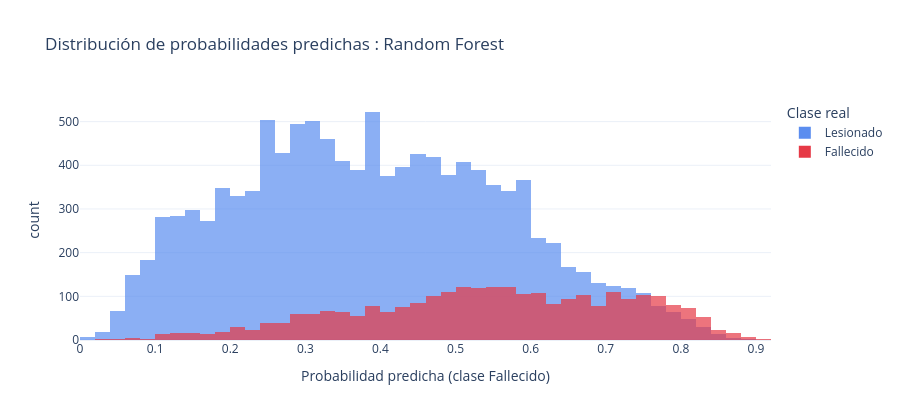

The notebook cell saved with this chart:
### Markdown cell above
### Hallazgo — Importancia de features

| Feature | Importancia |
|---|---|
| Departamento | 0.2342 : más predictora |
| Tipo de evento | 0.1849 |
| Grupo de edad | 0.1655 |
| Tipo de vehículo | 0.1276 |
| Sexo | 0.1104 |
| Día de la semana | 0.0966 |
| Grupo horario | 0.0544 |
| Mayor / Menor edad | 0.0265 : menos predictora |

Departamento fue la variable con mayor importancia según el índice de Gini (23.4%), seguida por tipo de evento (18.5%). Este resultado sugiere que la ubicación geográfica constituye uno de los principales factores asociados con la severidad del siniestro en el conjunto de datos analizado.

### Code cell
# -- Visualización 5: Distribución de probabilidades predichas ----------------------------------------------
df_proba = pd.DataFrame({
    'probabilidad': y_proba,
    'real': y_test.map({1:'Fallecido', 2:'Lesionado'})
})

fig_dist = px.histogram(
    df_proba,
    x='probabilidad',
    color='real',
    nbins=50,
    barmode='overlay',
    opacity=0.7,
    color_discrete_map={'Fallecido':'#E63946', 'Lesionado':'#5B8DEF'},
    title='Distribución de probabilidades predichas : Random Forest',
    labels={'probabilidad':'Probabilidad predicha (clase Fallecido)',
            'real':'Clase real'}
)
fig_dist.update_layout(height=420, template='plotly_white')
fig_dist.show()

### Figure 1 — Plotly figure (JSON) as saved in the notebook; plotly's stock layout.template omitted (floating-point values rounded to 4 significant figures; data arrays with more than 128 entries replaced by an {"elided": "..."} marker saying what was removed)
{"data": [{"bingroup": "x", "hovertemplate": "Clase real=Lesionado<br>Probabilidad predicha (clase Fallecido)=%{x}<br>count=%{y}<extra></extra>", "legendgroup": "Lesionado", "marker": {"color": "#5B8DEF", "opacity": 0.7, "pattern": {"shape": ""}}, "name": "Lesionado", "nbinsx": 50, "orientation": "v", "showlegend": true, "type": "histogram", "x": {"elided": "11641 float values"}, "xaxis": "x", "yaxis": "y"}, {"bingroup": "x", "hovertemplate": "Clase real=Fallecido<br>Probabilidad predicha (clase Fallecido)=%{x}<br>count=%{y}<extra></extra>", "legendgroup": "Fallecido", "marker": {"color": "#E63946", "opacity": 0.7, "pattern": {"shape": ""}}, "name": "Fallecido", "nbinsx": 50, "orientation": "v", "showlegend": true, "type": "histogram", "x": {"elided": "2748 float values"}, "xaxis": "x", "yaxis": "y"}], "layout": {"barmode": "overlay", "height": 420, "legend": {"title": {"text": "Clase real"}, "tracegroupgap": 0}, "title": {"text": "Distribución de probabilidades predichas : Random Forest"}, "xaxis": {"anchor": "y", "domain": [0.0, 1.0], "title": {"text": "Probabilidad predicha (clase Fallecido)"}}, "yaxis": {"anchor": "x", "domain": [0.0, 1.0], "title": {"text": "count"}}}}
